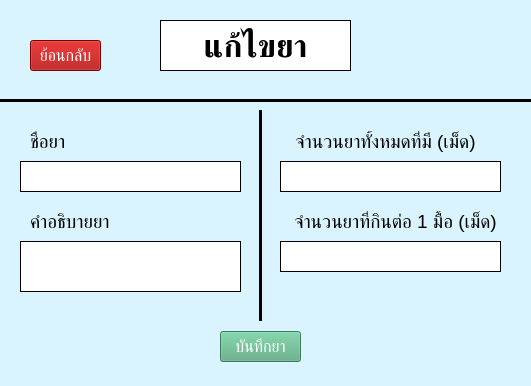
<?xml version="1.0" encoding="UTF-8"?>
<ui version="4.0">
 <class>Edit_drug</class>
 <widget class="QMainWindow" name="Edit_drug">
  <property name="geometry">
   <rect>
    <x>0</x>
    <y>0</y>
    <width>531</width>
    <height>386</height>
   </rect>
  </property>
  <property name="windowTitle">
   <string>แก้ไขยา</string>
  </property>
  <property name="styleSheet">
   <string notr="true">background-color: rgb(217, 244, 255)</string>
  </property>
  <widget class="QWidget" name="centralwidget">
   <widget class="Line" name="line">
    <property name="geometry">
     <rect>
      <x>-10</x>
      <y>90</y>
      <width>551</width>
      <height>20</height>
     </rect>
    </property>
    <property name="frameShadow">
     <enum>QFrame::Plain</enum>
    </property>
    <property name="lineWidth">
     <number>3</number>
    </property>
    <property name="orientation">
     <enum>Qt::Horizontal</enum>
    </property>
   </widget>
   <widget class="QLabel" name="label">
    <property name="geometry">
     <rect>
      <x>160</x>
      <y>20</y>
      <width>191</width>
      <height>51</height>
     </rect>
    </property>
    <property name="font">
     <font>
      <pointsize>24</pointsize>
      <weight>75</weight>
      <bold>true</bold>
     </font>
    </property>
    <property name="styleSheet">
     <string notr="true">background-color: rgb(255, 255, 255);</string>
    </property>
    <property name="frameShape">
     <enum>QFrame::Box</enum>
    </property>
    <property name="lineWidth">
     <number>1</number>
    </property>
    <property name="text">
     <string>แก้ไขยา</string>
    </property>
    <property name="textFormat">
     <enum>Qt::AutoText</enum>
    </property>
    <property name="scaledContents">
     <bool>false</bool>
    </property>
    <property name="alignment">
     <set>Qt::AlignCenter</set>
    </property>
    <property name="wordWrap">
     <bool>true</bool>
    </property>
   </widget>
   <widget class="QPushButton" name="add_back_pushButton">
    <property name="geometry">
     <rect>
      <x>30</x>
      <y>40</y>
      <width>71</width>
      <height>31</height>
     </rect>
    </property>
    <property name="font">
     <font>
      <pointsize>12</pointsize>
     </font>
    </property>
    <property name="styleSheet">
     <string notr="true">color: rgb(255, 255, 255);
background-color: rgb(166, 0, 0)</string>
    </property>
    <property name="text">
     <string>ย้อนกลับ</string>
    </property>
   </widget>
   <widget class="QTextEdit" name="textEdit_2">
    <property name="geometry">
     <rect>
      <x>20</x>
      <y>241</y>
      <width>221</width>
      <height>51</height>
     </rect>
    </property>
    <property name="font">
     <font>
      <pointsize>14</pointsize>
     </font>
    </property>
    <property name="accessibleName">
     <string/>
    </property>
    <property name="styleSheet">
     <string notr="true">background-color: rgb(255, 255, 255);</string>
    </property>
    <property name="frameShape">
     <enum>QFrame::Box</enum>
    </property>
    <property name="frameShadow">
     <enum>QFrame::Plain</enum>
    </property>
   </widget>
   <widget class="QLabel" name="drugName_label">
    <property name="geometry">
     <rect>
      <x>30</x>
      <y>131</y>
      <width>101</width>
      <height>21</height>
     </rect>
    </property>
    <property name="font">
     <font>
      <pointsize>14</pointsize>
     </font>
    </property>
    <property name="text">
     <string>ชื่อยา</string>
    </property>
   </widget>
   <widget class="QLabel" name="drugDescribe_label">
    <property name="geometry">
     <rect>
      <x>30</x>
      <y>211</y>
      <width>131</width>
      <height>21</height>
     </rect>
    </property>
    <property name="font">
     <font>
      <pointsize>14</pointsize>
     </font>
    </property>
    <property name="text">
     <string>คำอธิบายยา</string>
    </property>
   </widget>
   <widget class="QLabel" name="drugOne_label">
    <property name="geometry">
     <rect>
      <x>280</x>
      <y>211</y>
      <width>231</width>
      <height>21</height>
     </rect>
    </property>
    <property name="font">
     <font>
      <pointsize>14</pointsize>
     </font>
    </property>
    <property name="text">
     <string>จำนวนยาที่กินต่อ 1 มื้อ (เม็ด)</string>
    </property>
    <property name="alignment">
     <set>Qt::AlignCenter</set>
    </property>
   </widget>
   <widget class="QTextEdit" name="textEdit">
    <property name="geometry">
     <rect>
      <x>20</x>
      <y>161</y>
      <width>221</width>
      <height>31</height>
     </rect>
    </property>
    <property name="font">
     <font>
      <pointsize>10</pointsize>
     </font>
    </property>
    <property name="styleSheet">
     <string notr="true">background-color: rgb(255, 255, 255);</string>
    </property>
    <property name="frameShape">
     <enum>QFrame::Box</enum>
    </property>
    <property name="frameShadow">
     <enum>QFrame::Plain</enum>
    </property>
   </widget>
   <widget class="QPushButton" name="saveDrug_pushButton">
    <property name="geometry">
     <rect>
      <x>220</x>
      <y>331</y>
      <width>81</width>
      <height>31</height>
     </rect>
    </property>
    <property name="font">
     <font>
      <pointsize>12</pointsize>
     </font>
    </property>
    <property name="styleSheet">
     <string notr="true">color: rgb(255, 255, 255);
background-color: rgb(85, 170, 127);</string>
    </property>
    <property name="text">
     <string>บันทึกยา</string>
    </property>
   </widget>
   <widget class="QTextEdit" name="textEdit_3">
    <property name="geometry">
     <rect>
      <x>280</x>
      <y>161</y>
      <width>221</width>
      <height>31</height>
     </rect>
    </property>
    <property name="font">
     <font>
      <pointsize>10</pointsize>
     </font>
    </property>
    <property name="styleSheet">
     <string notr="true">background-color: rgb(255, 255, 255);</string>
    </property>
    <property name="frameShape">
     <enum>QFrame::Box</enum>
    </property>
    <property name="frameShadow">
     <enum>QFrame::Plain</enum>
    </property>
   </widget>
   <widget class="QLabel" name="drugAll_label">
    <property name="geometry">
     <rect>
      <x>280</x>
      <y>131</y>
      <width>211</width>
      <height>21</height>
     </rect>
    </property>
    <property name="font">
     <font>
      <pointsize>14</pointsize>
     </font>
    </property>
    <property name="text">
     <string>จำนวนยาทั้งหมดที่มี (เม็ด)</string>
    </property>
    <property name="alignment">
     <set>Qt::AlignCenter</set>
    </property>
   </widget>
   <widget class="QTextEdit" name="textEdit_4">
    <property name="geometry">
     <rect>
      <x>280</x>
      <y>241</y>
      <width>221</width>
      <height>31</height>
     </rect>
    </property>
    <property name="font">
     <font>
      <pointsize>10</pointsize>
     </font>
    </property>
    <property name="styleSheet">
     <string notr="true">background-color: rgb(255, 255, 255);</string>
    </property>
    <property name="frameShape">
     <enum>QFrame::Box</enum>
    </property>
    <property name="frameShadow">
     <enum>QFrame::Plain</enum>
    </property>
   </widget>
   <widget class="Line" name="line_2">
    <property name="geometry">
     <rect>
      <x>250</x>
      <y>110</y>
      <width>20</width>
      <height>211</height>
     </rect>
    </property>
    <property name="frameShadow">
     <enum>QFrame::Plain</enum>
    </property>
    <property name="lineWidth">
     <number>3</number>
    </property>
    <property name="orientation">
     <enum>Qt::Vertical</enum>
    </property>
   </widget>
  </widget>
 </widget>
 <resources/>
 <connections/>
</ui>
